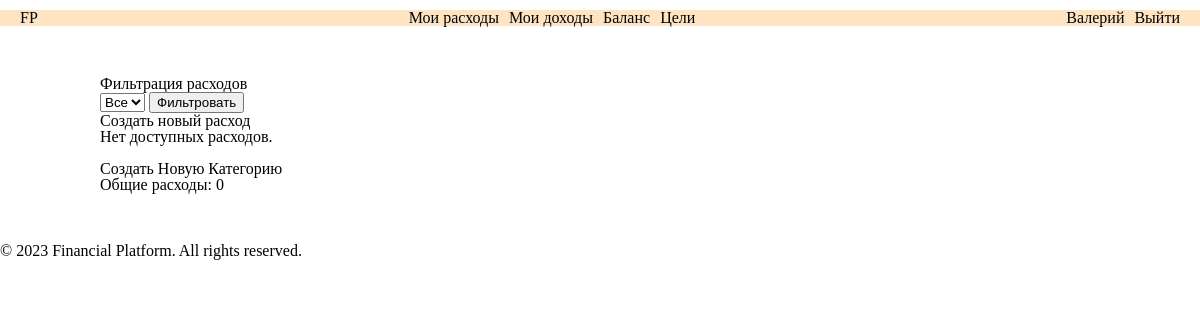
Page /expenses/ (signed in) on the earlier database version.
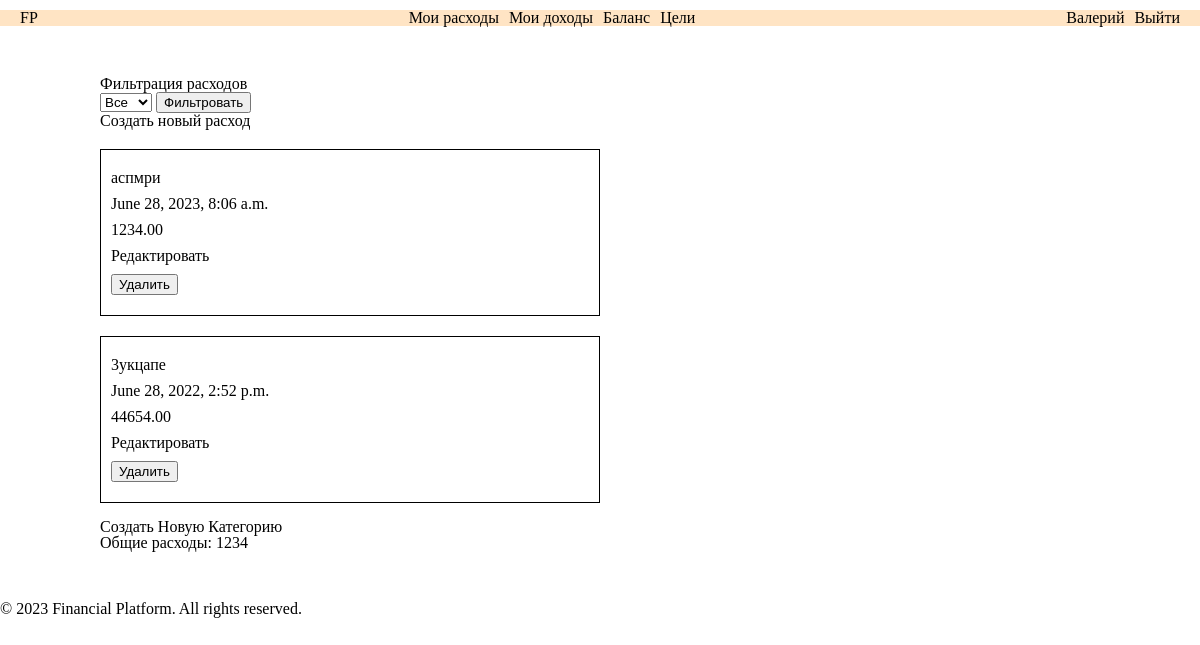
Same page on the later database version.
### expenses/models.py (models this page shows, shortened)
class Expense(models.Model):
    expense_id = models.AutoField(primary_key=True)
    user = models.ForeignKey(User, on_delete=models.CASCADE)
    expense_name = models.CharField(max_length=255, blank=True)
    categories = models.ManyToManyField(ExpenseCategory)
    date = models.DateTimeField(default=timezone.now)
    amount = models.DecimalField(max_digits=10, decimal_places=2)
    description = models.TextField(blank=True)

### expenses/views.py (the view)
# urls.py: path('', expense_list, name='expense_list'),
@login_required
def expense_list(request):
    selected_year = request.GET.get('year')
    year = datetime.date.today().year
    month = datetime.date.today().month
    user = request.user
    if selected_year:
        expenses = Expense.objects.filter(date__year=selected_year, user=user)
        total_expenses_sum = calculate_total_expenses(selected_year, month, user)
    else:
        expenses = Expense.objects.filter(user=user)
        total_expenses_sum = calculate_total_expenses(year, month, user)
    expense_years = Expense.objects.filter(user=user).values('date__year').distinct().order_by('-date__year')
    context = {
        'expenses': expenses,
        'total_expenses_sum': total_expenses_sum,
        'selected_year': selected_year,
        'expense_years': expense_years,
    }
    return render(request, 'expenses/expense_list.html', context)

### expenses/views.py (called while the page is built)
def calculate_total_expenses(year, month, user):
    expenses = Expense.objects.filter(date__year=year, date__month=month, user=user)
    total_expenses = expenses.aggregate(Sum('amount'))['amount__sum'] or Decimal('0')
    return total_expenses

### expenses/templates/expenses/expense_list.html (shortened to what this page needs)
{% extends 'base.html' %}
{% load static %}
{% block content %}
<div class="expenses">
  <h2>Фильтрация расходов</h2>
  <form method="GET">
    <select name="year">
      <option value="">Все</option>
    </select>
    <button type="submit">Фильтровать</button>
  </form>
      <a href="{% url 'expense_create' %}">Создать новый расход</a> <br>
  {% for expense in expenses %}
  {% if expense.user == request.user %}
    <div class="card">
      <p>{{ expense.expense_name }}</p>
      <p>{{ expense.date }}</p>
      <p>{{ expense.amount }}</p>
      <a href="{% url 'expense_edit' expense.expense_id %}">Редактировать</a>
      <form method="POST" action="{% url 'expense_delete' expense.expense_id %}">
        <button type="submit">Удалить</button>
      </form>
    </div>
  {% endif %}
  {% empty %}
    <p>Нет доступных расходов.</p>
  {% endfor %}
  <br>
  <a class="create-category" href="{% url 'expense_category_create' %}">Создать Новую Категорию</a>
  <br>
    <p class="ert">Общие расходы: {{ total_expenses_sum }}</p>
  </div>
{% endblock %}

Differences in the rows shown:
added Expense: expense_name "аспмри", date "June 28, 2023, 8:06 a.m.", amount "1234.00"
added Expense: expense_name "3укцапе", date "June 28, 2022, 2:52 p.m.", amount "44654.00"
Other differences:
{{ total_expenses_sum }}: "0" → "1234"
text no longer shown: "Нет доступных расходов."
